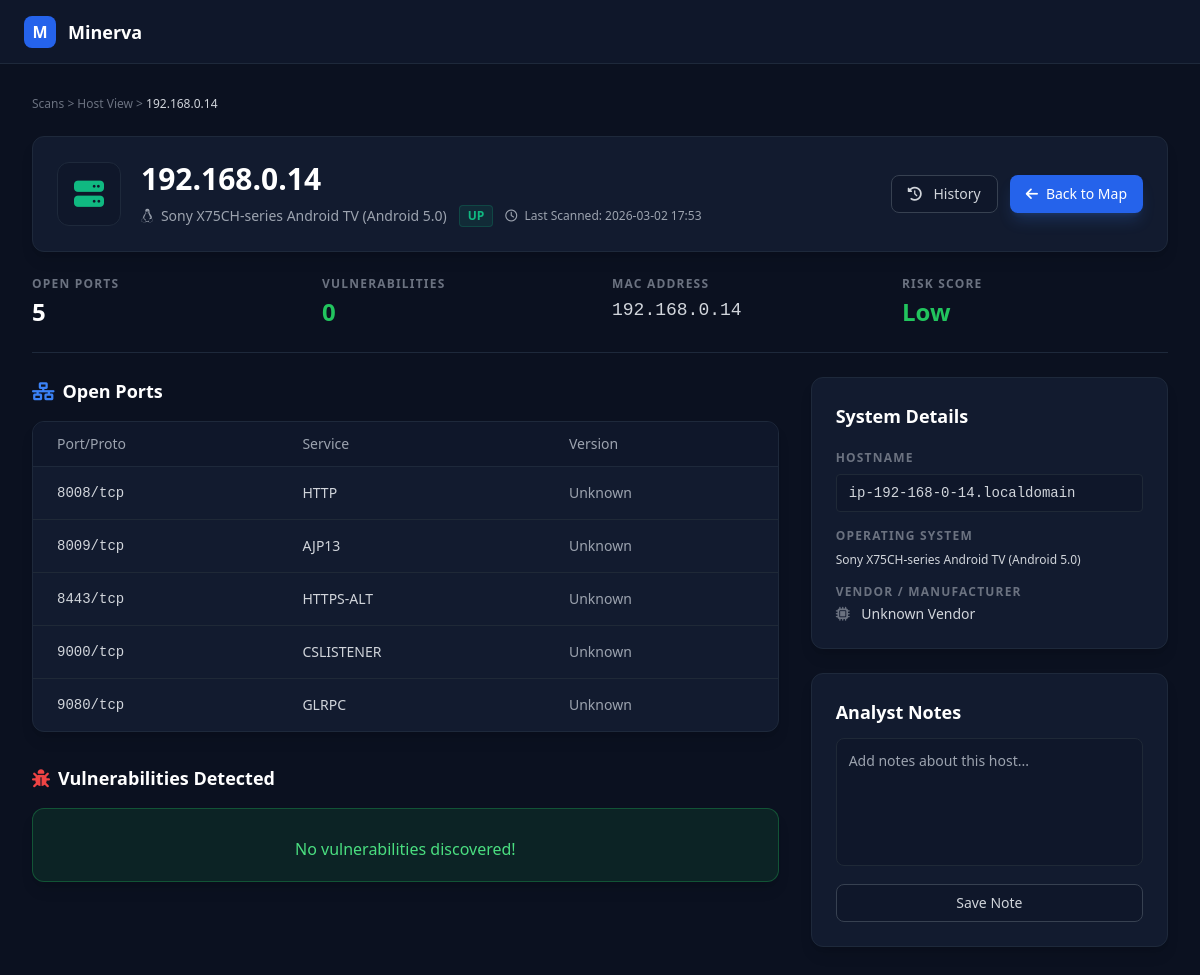
The app's page /host/192.168.0.14 with its own data.
### app/models.py (models this page shows)
class Host(Base):
    __tablename__ = "hosts"
    mac_address = Column(String, primary_key=True, index=True)
    hostname = Column(String)
    first_seen = Column(DateTime, default=datetime.datetime.utcnow)
    os_name = Column(String, nullable=True, default="Unknown")
    vendor = Column(String, nullable=True, default="Unknown")
    results = relationship("ScanResult", back_populates="host")

class ScanResult(Base):
    __tablename__ = "scan_results"
    id = Column(Integer, primary_key=True, index=True)
    scan_id = Column(Integer, ForeignKey("scans.id"))
    host_mac = Column(String, ForeignKey("hosts.mac_address"))
    ip_address = Column(String)
    status = Column(String)
    scan = relationship("Scan", back_populates="results")
    host = relationship("Host")
    ports = relationship("Port", back_populates="scan_result", cascade="all, delete-orphan")

class Scan(Base):
    __tablename__ = "scans"
    id = Column(Integer, primary_key=True, index=True)
    project_id = Column(Integer, ForeignKey("projects.id"))
    timestamp = Column(DateTime, default=datetime.datetime.utcnow)
    scan_type = Column(String)
    gateway_ip = Column(String, nullable=True)
    subnet_mask = Column(String, nullable=True)
    project = relationship("Project", back_populates="scans")
    results = relationship("ScanResult", back_populates="scan", cascade="all, delete-orphan")

class Port(Base):
    __tablename__ = "ports"
    id = Column(Integer, primary_key=True, index=True)
    scan_result_id = Column(Integer, ForeignKey("scan_results.id"))
    port_number = Column(Integer)
    protocol = Column(String)
    service_name = Column(String)
    state = Column(String)
    version_info = Column(String, nullable=True)
    scan_result = relationship("ScanResult", back_populates="ports")
    vulnerabilities = relationship("Vulnerability", back_populates="port", cascade="all, delete-orphan")

### app/main.py (the view)
@app.get("/host/{ip}", response_class=HTMLResponse)
async def host_details(ip: str, request: Request, db: Session = Depends(get_db)):
    scan_result = db.query(models.ScanResult).filter(models.ScanResult.ip_address == ip).order_by(models.ScanResult.id.desc()).first()
    if not scan_result:
        return HTMLResponse(content="<h1>Host no encontrado</h1>", status_code=404)
    open_ports = [p for p in scan_result.ports if p.port_number != 0 and p.state != 'filtered']
    all_vulns = []
    for port in open_ports:
        all_vulns.extend(port.vulnerabilities)
    high_count = sum(1 for v in all_vulns if v.severity == "High")
    med_count = sum(1 for v in all_vulns if v.severity == "Medium")
    low_count = sum(1 for v in all_vulns if v.severity == "Low")
    risk_score = "Low"
    if high_count > 0: risk_score = "High"
    elif med_count > 0: risk_score = "Medium"
    elif len(open_ports) > 5: risk_score = "Medium"
    return templates.TemplateResponse("host_details.html", {
        "request": request,
        "ip": ip,
        "host": scan_result.host,
        "scan_result": scan_result,
        "ports": open_ports,
        "vulns": all_vulns,
        "risk_score": risk_score,
        "high_count": high_count,   # <-- Ya no dará error
        "med_count": med_count,     # <-- Ya no dará error
        "low_count": low_count      # <-- Ya no dará error
    })

### templates/host_details.html (shortened to what this page needs)
<!DOCTYPE html>
<html lang="es">
<head>
    <script src="https://cdn.tailwindcss.com"></script>
    <link rel="stylesheet" href="https://cdnjs.cloudflare.com/ajax/libs/font-awesome/6.4.0/css/all.min.css">
</head>
<body class="text-gray-300 font-sans h-screen flex flex-col overflow-hidden">
    <header class="h-16 border-b border-panel bg-[#0f172a] flex items-center justify-between px-6 shrink-0">
        <div class="flex items-center space-x-3">
            <div class="w-8 h-8 bg-blue-600 rounded-lg flex items-center justify-center text-white font-bold">M</div>
            <h1 class="text-lg font-bold text-white">Minerva</h1>
        </div>
    </header>
    <main class="flex-1 overflow-y-auto p-8">
        <div class="max-w-7xl mx-auto space-y-6">
            <div class="text-xs text-gray-500 font-medium">
                <a href="/dashboard" class="hover:text-gray-300">Scans</a> >
                <span>Host View</span> >
                <span class="text-gray-300">{{ ip }}</span>
            </div>
            <div class="bg-panel border border-panel rounded-xl p-6 flex justify-between items-center shadow-lg">
                <div class="flex items-center space-x-5">
                    <div class="w-16 h-16 bg-[#0f172a] border border-panel rounded-xl flex items-center justify-center">
                        <i class="fa-solid fa-server text-3xl text-emerald-500"></i>
                    </div>
                    <div>
                        <h2 class="text-3xl font-bold text-white">{{ ip }}</h2>
                        <div class="flex items-center space-x-3 mt-2 text-sm text-gray-400">
                            <span><i class="fa-brands fa-linux mr-1"></i> {{ host.os_name if host and host.os_name !=
                                'Unknown' else 'Unknown OS' }}</span>
                            <span
                                class="bg-emerald-500/10 text-emerald-500 px-2 py-0.5 rounded border border-emerald-500/20 text-xs font-bold uppercase">{{
                                scan_result.status }}</span>
                            <span class="text-xs"><i class="fa-regular fa-clock mr-1"></i> Last Scanned: {{
                                scan_result.scan.timestamp.strftime('%Y-%m-%d %H:%M') if scan_result.scan else 'N/A'
                                }}</span>
                        </div>
                    </div>
                </div>
                <div class="flex space-x-3">
                    <button
                        class="px-4 py-2 bg-[#0f172a] border border-gray-700 text-gray-300 rounded-lg text-sm font-medium hover:bg-gray-800 transition">
                        <i class="fa-solid fa-clock-rotate-left mr-2"></i> History
                    </button>
                    <a href="/dashboard"
                        class="px-4 py-2 bg-blue-600 text-white rounded-lg text-sm font-medium hover:bg-blue-500 transition shadow-lg shadow-blue-500/20 flex items-center">
                        <i class="fa-solid fa-arrow-left mr-2"></i> Back to Map
                    </a>
                </div>
            </div>
            <div class="grid grid-cols-4 gap-6 border-b border-panel pb-6">
                <div>
                    <p class="text-xs font-bold text-gray-500 uppercase tracking-widest mb-1">Open Ports</p>
                    <p class="text-2xl font-bold text-white">{{ ports|length }}</p>
                </div>
                <div>
                    <p class="text-xs font-bold text-gray-500 uppercase tracking-widest mb-1">Vulnerabilities</p>
                    <p
                        class="text-2xl font-bold {{ 'text-red-500' if high_count > 0 else 'text-orange-500' if med_count > 0 else 'text-green-500' if vulns|length == 0 else 'text-gray-400' }}">
                        {{ vulns|length }}</p>
                </div>
                <div>
                    <p class="text-xs font-bold text-gray-500 uppercase tracking-widest mb-1">MAC Address</p>
                    <p class="text-lg font-mono text-gray-300">{{ host.mac_address.replace('MAC-', '') if host else
                        'Unknown' }}</p>
                </div>
                <div>
                    <p class="text-xs font-bold text-gray-500 uppercase tracking-widest mb-1">Risk Score</p>
                    <p
                        class="text-2xl font-bold {{ 'text-red-500' if risk_score == 'High' else 'text-orange-500' if risk_score == 'Medium' else 'text-green-500' }} flex items-center">
                        {{ risk_score }}
                    </p>
                </div>
            </div>
            <div class="grid grid-cols-3 gap-8">
                <div class="col-span-2 space-y-8">
                    <div>
                        <div class="flex justify-between items-center mb-4">
                            <h3 class="text-lg font-bold text-white flex items-center"><i
                                    class="fa-solid fa-network-wired text-blue-500 mr-2"></i> Open Ports</h3>
                        </div>
                        <div class="bg-panel border border-panel rounded-xl overflow-hidden shadow-lg">
                            <table class="w-full text-left text-sm">
                                <thead class="bg-[#0f172a] border-b border-panel text-gray-400">
                                    <tr>
                                        <th class="px-6 py-3 font-medium">Port/Proto</th>
                                        <th class="px-6 py-3 font-medium">Service</th>
                                        <th class="px-6 py-3 font-medium">Version</th>
                                    </tr>
                                </thead>
                                <tbody class="divide-y divide-gray-800">
                                    {% for port in ports %}
                                    <tr class="hover:bg-gray-800/30 transition">
                                        <td class="px-6 py-4 font-mono text-gray-300">{{ port.port_number }}/{{
                                            port.protocol }}</td>
                                        <td class="px-6 py-4 text-gray-300 uppercase">{{ port.service_name }}</td>
                                        <td class="px-6 py-4 text-gray-400">{{ port.version_info if port.version_info
                                            else 'Unknown' }}</td>
                                    </tr>
                                    {% else %}
                                    <tr>
                                        <td colspan="3" class="px-6 py-8 text-center text-gray-500">No open ports
                                            discovered.</td>
                                    </tr>
                                    {% endfor %}
                                </tbody>
                            </table>
                        </div>
                    </div>
                    <div>
                        <div class="flex justify-between items-center mb-4">
                            <h3 class="text-lg font-bold text-white flex items-center"><i
                                    class="fa-solid fa-bug text-red-500 mr-2"></i> Vulnerabilities Detected</h3>
                        </div>
                        <div class="space-y-4">
                            {% for vuln in vulns %}
                            <div
                                class="bg-panel border {{ 'border-red-500/30' if vuln.severity == 'High' else 'border-orange-500/30' if vuln.severity == 'Medium' else 'border-yellow-500/30' }} rounded-xl p-5 shadow-lg relative overflow-hidden">
                                <div
                                    class="absolute left-0 top-0 bottom-0 w-1 {{ 'bg-red-500' if vuln.severity == 'High' else 'bg-orange-500' if vuln.severity == 'Medium' else 'bg-yellow-500' }}">
                                </div>
                                <div class="flex justify-between items-start mb-2">
                                    <div class="flex items-center space-x-3">
                                        <span
                                            class="bg-gray-800 text-gray-300 px-2 py-0.5 rounded text-xs font-bold border border-gray-700">{{
                                            vuln.cve_id }}</span>
                                        <span class="text-gray-500 text-xs">Port {{ vuln.port.port_number }}/{{
                                            vuln.port.protocol }}</span>
                                    </div>
                                    <span
                                        class="{{ 'text-red-500' if vuln.severity == 'High' else 'text-orange-500' if vuln.severity == 'Medium' else 'text-yellow-500' }} text-xs font-bold uppercase">{{
                                        vuln.severity }} Severity</span>
                                </div>
                                <h4 class="text-white font-bold text-lg mb-2">Service: {{ vuln.port.service_name|upper
                                    }} vulnerability</h4>
                                <p class="text-gray-400 text-sm mb-4 leading-relaxed">{{ vuln.description }}</p>
                                <div class="flex justify-between items-center text-xs">
                                    <span class="text-gray-500"><i class="fa-solid fa-star mr-1"></i> CVSS: {{
                                        vuln.cvss_score }}</span>
                                    <a href="https://nvd.nist.gov/vuln/detail/{{ vuln.cve_id }}" target="_blank"
                                        class="text-blue-500 hover:underline">View Mitigation in NVD</a>
                                </div>
                            </div>
                            {% else %}
                            <div
                                class="bg-green-500/10 border border-green-500/30 rounded-xl p-5 text-center shadow-lg">
                                <p class="text-green-400 font-medium"> No vulnerabilities
                                    discovered!</p>
                            </div>
                            {% endfor %}
                        </div>
                    </div>
                </div>
                <div class="col-span-1 space-y-6">
                    <div class="bg-panel border border-panel rounded-xl p-6 shadow-lg">
                        <h3 class="text-white font-bold mb-5 text-lg">System Details</h3>
                        <div class="space-y-4">
                            <div>
                                <p class="text-xs font-bold text-gray-500 uppercase tracking-widest mb-2">Hostname</p>
                                <div
                                    class="bg-[#0f172a] border border-gray-800 rounded px-3 py-2 text-gray-300 font-mono text-sm break-all">
                                    {{ host.hostname if host and host.hostname != 'Desconocido' else 'ip-' ~
                                    ip.replace('.', '-') ~ '.localdomain' }}
                                </div>
                            </div>
                            <div>
                                <p class="text-xs font-bold text-gray-500 uppercase tracking-widest mb-2">Operating
                                    System</p>
                                <div class="flex justify-between text-xs mb-1">
                                    <span class="text-gray-300">{{ host.os_name if host and host.os_name != 'Unknown'
                                        else 'Not detected' }}</span>
                                </div>
                            </div>
                            <div>
                                <p class="text-xs font-bold text-gray-500 uppercase tracking-widest mb-1">Vendor /
                                    Manufacturer</p>
                                <p class="text-gray-300 text-sm"><i
                                        class="fa-solid fa-microchip text-gray-500 mr-2"></i> {{ host.vendor if host and
                                    host.vendor != 'Unknown' else 'Not detected' }}</p>
                            </div>
                        </div>
                    </div>
                    <div class="bg-panel border border-panel rounded-xl p-6 shadow-lg">
                        <h3 class="text-white font-bold mb-3 text-lg">Analyst Notes</h3>
                        <textarea
                            class="w-full h-32 bg-[#0f172a] border border-gray-800 rounded-lg p-3 text-gray-300 text-sm focus:outline-none focus:border-blue-500 focus:ring-1 focus:ring-blue-500 resize-none mb-3"
                            placeholder="Add notes about this host..."></textarea>
                        <button
                            class="w-full py-2 bg-[#0f172a] border border-gray-700 text-gray-300 rounded-lg text-sm font-medium hover:bg-gray-800 transition">
                            Save Note
                        </button>
                    </div>
                </div>
            </div>
        </div>
    </main>
</body>
</html>

### templates/host_details.html (style rules this page uses)
body { background-color: #0b1120; }
.bg-panel { background-color: #121b2f; }
.border-panel { border-color: #1e293b; }

### records on screen
Host: os_name "Sony X75CH-series Android TV (Android 5.0)", hostname "ip-192-168-0-14.localdomain", vendor "Unknown Vendor"
ScanResult: status "UP"
Scan: scan.timestamp "2026-03-02 17:53"
Port: port_number "8008", protocol "tcp", service_name "HTTP", version_info "Unknown"
Port: port_number "8009", protocol "tcp", service_name "AJP13", version_info "Unknown"
Port: port_number "8443", protocol "tcp", service_name "HTTPS-ALT", version_info "Unknown"
Port: port_number "9000", protocol "tcp", service_name "CSLISTENER", version_info "Unknown"
Port: port_number "9080", protocol "tcp", service_name "GLRPC", version_info "Unknown"

### other values on screen
{{ ip }} "192.168.0.14"
{{ ports|length }} "5"
{{ vulns|length }} "0"
{{ risk_score }} "Low"
